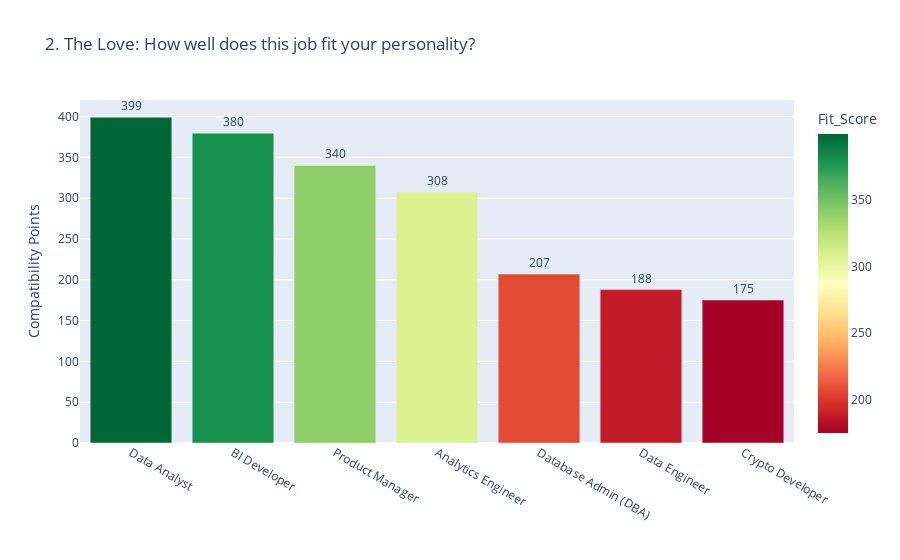

The notebook cell this image was saved under:
### Markdown cell above
## Visualization 2: The Love

Display fit score for each role, indicating how well each job matches your personality and preferences.

### Code cell
# Create bar chart showing fit scores (job compatibility)
fig_love = px.bar(
    df_real,
    x='Role',
    y='Fit_Score',
    title="2. The Love: How well does this job fit your personality?",
    text='Fit_Score',
    color='Fit_Score',
    color_continuous_scale='RdYlGn'  # Red-Yellow-Green: Red=Low, Green=High
)

# Format text labels and axis titles
fig_love.update_traces(texttemplate='%{text:.0f}', textposition='outside')
fig_love.update_layout(yaxis_title="Compatibility Points", xaxis_title="")
fig_love.show()

### Figure 1 — Plotly figure (JSON) as saved in the notebook; plotly's stock layout.template omitted (floating-point values rounded to 4 significant figures)
{"data": [{"hovertemplate": "Role=%{x}<br>Fit_Score=%{marker.color}<extra></extra>", "legendgroup": "", "marker": {"color": [399.4, 379.8, 340.2, 307.8, 207.0, 188.0, 175.2], "coloraxis": "coloraxis", "pattern": {"shape": ""}}, "name": "", "orientation": "v", "showlegend": false, "text": [399.4, 379.8, 340.2, 307.8, 207.0, 188.0, 175.2], "textposition": "outside", "texttemplate": "%{text:.0f}", "type": "bar", "x": ["Data Analyst", "BI Developer", "Product Manager", "Analytics Engineer", "Database Admin (DBA)", "Data Engineer", "Crypto Developer"], "xaxis": "x", "y": [399.4, 379.8, 340.2, 307.8, 207.0, 188.0, 175.2], "yaxis": "y"}], "layout": {"barmode": "relative", "coloraxis": {"colorbar": {"title": {"text": "Fit_Score"}}, "colorscale": [[0, "rgb(165,0,38)"], [0.1, "rgb(215,48,39)"], [0.2, "rgb(244,109,67)"], [0.3, "rgb(253,174,97)"], [0.4, "rgb(254,224,139)"], [0.5, "rgb(255,255,191)"], [0.6, "rgb(217,239,139)"], [0.7, "rgb(166,217,106)"], [0.8, "rgb(102,189,99)"], [0.9, "rgb(26,152,80)"], [1, "rgb(0,104,55)"]]}, "legend": {"tracegroupgap": 0}, "title": {"text": "2. The Love: How well does this job fit your personality?"}, "xaxis": {"anchor": "y", "domain": [0, 1], "title": {"text": ""}}, "yaxis": {"anchor": "x", "domain": [0, 1], "title": {"text": "Compatibility Points"}}}}
